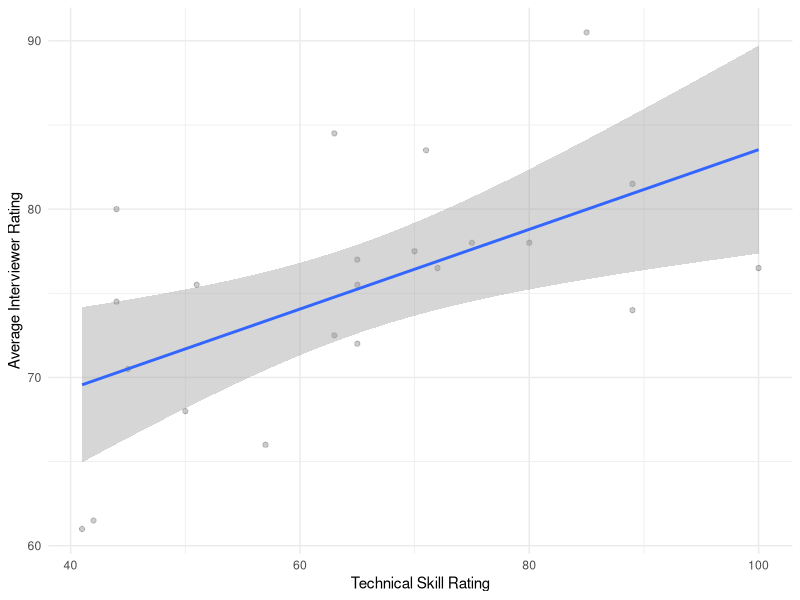
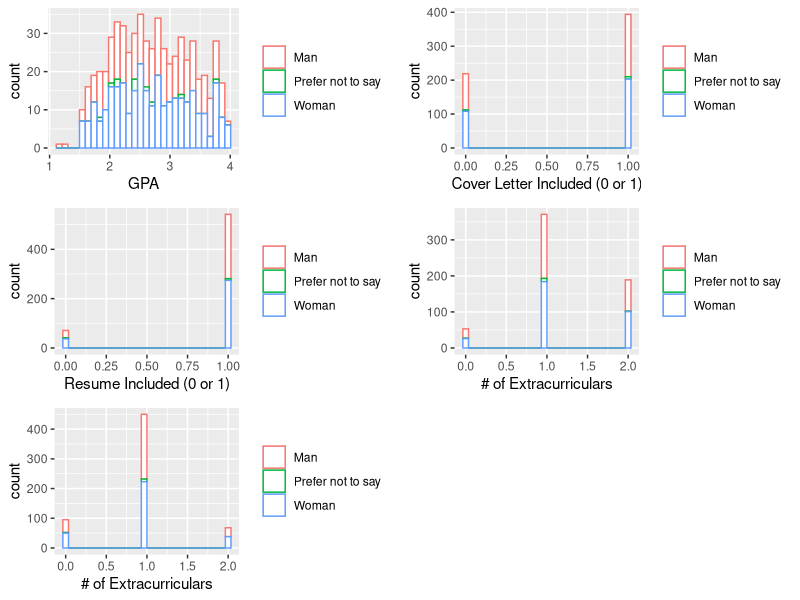
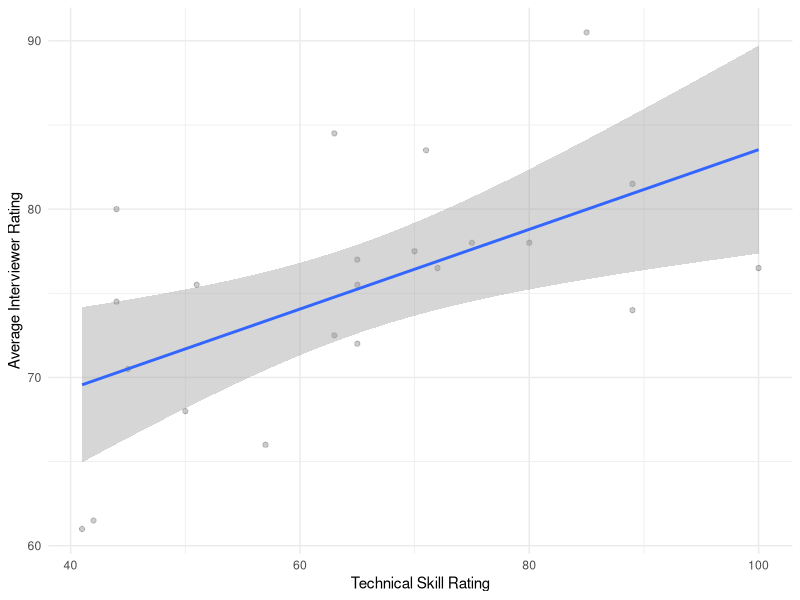
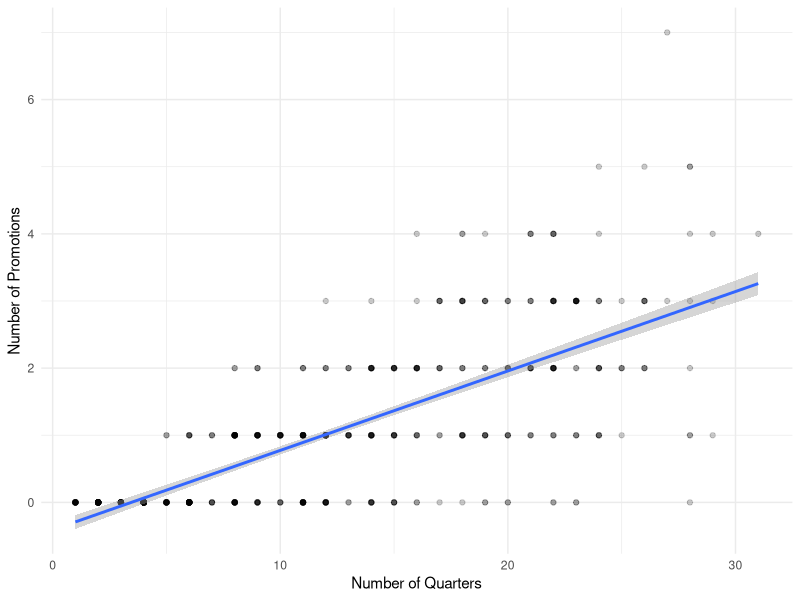
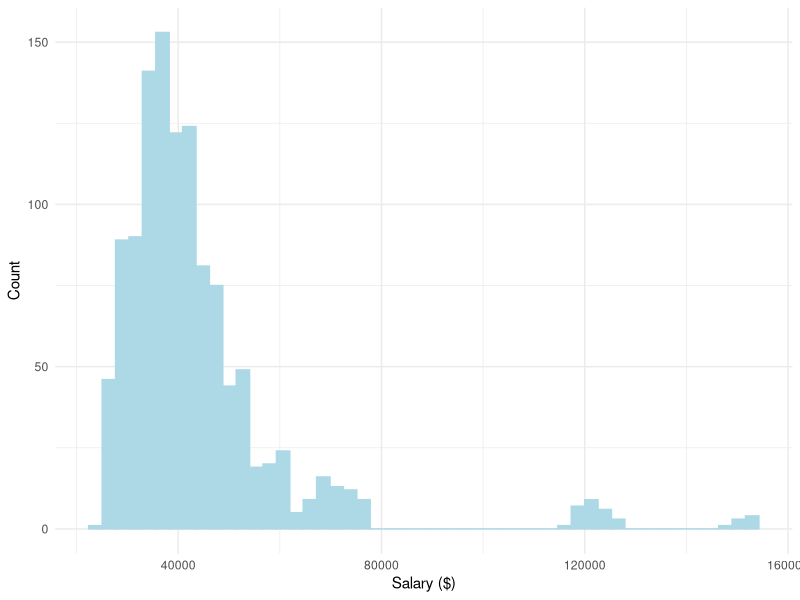
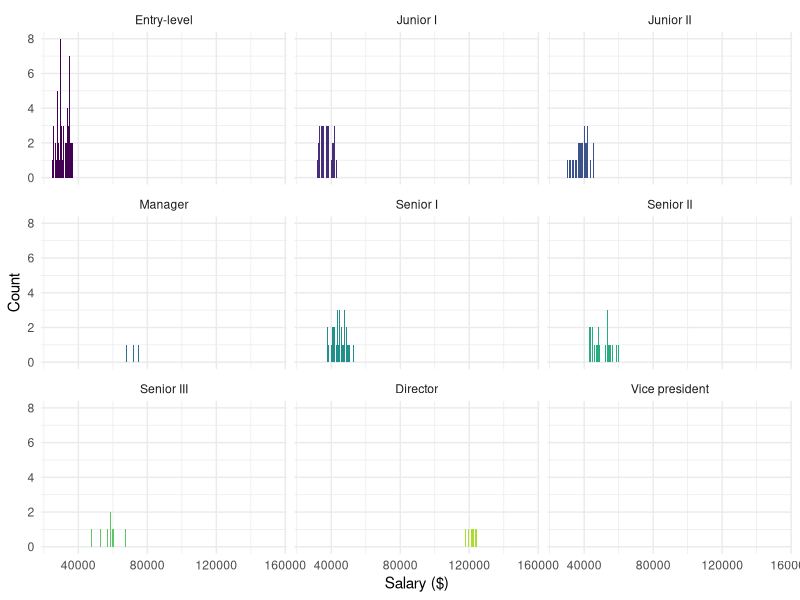
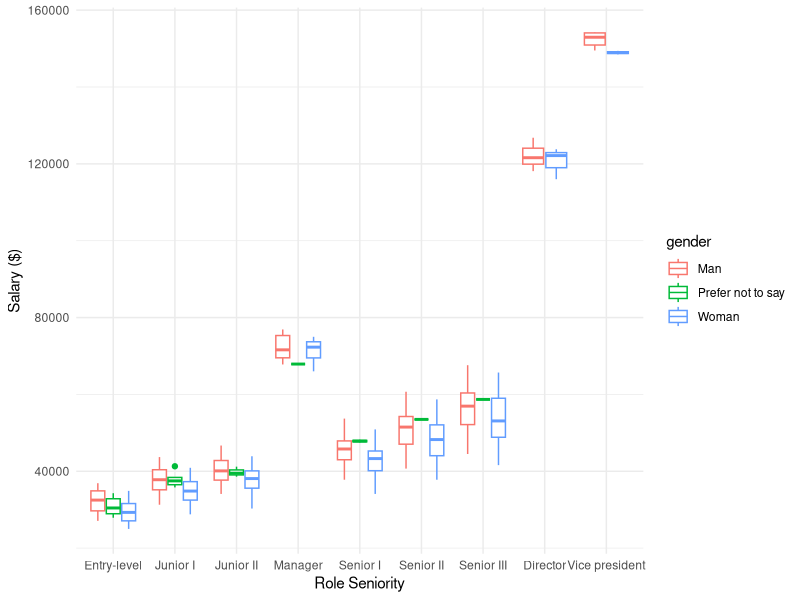

Write the R code that produced these figures, in order.
## ---- chunk 1

dir.create("images") # Create folder for images

# These are the packages you will need for this activity.
packages_needed <- c("tidyverse", "ggpubr", "lme4")

package.check <- lapply(
  packages_needed,
  FUN = function(x) {
    if (!require(x, character.only = TRUE)) {
      install.packages(x, dependencies = TRUE, 
      repos = "https://cloud.r-project.org/") # you may need to change the mirror if 
      # you're in China (and potentially other countries.)
      # Students in China have reported that 
      # "https://mirrors.tuna.tsinghua.edu.cn/CRAN/" worked for them.
    }
  }
)

# Remove objects no longer needed
rm(packages_needed, package.check)

library(tidyverse)

# this should supress all code and messages
knitr::opts_chunk$set(include=FALSE)
## ---- chunk 2
# read in the data
black_saber_current_employees <- read_csv("data/black-saber-current-employees.csv")
phase1 <- read_csv("data/phase1-new-grad-applicants-2020.csv")
phase2 <- read_csv("data/phase2-new-grad-applicants-2020.csv")
phase3 <- read_csv("data/phase3-new-grad-applicants-2020.csv")
final_hires <- read_csv("data/final-hires-newgrad_2020.csv")
## ---- chunk 3
# joining phase 1 and phase 2 datasets
phase12 <- left_join(phase1, phase2, by = "applicant_id")
phase12 <- phase12 %>%
  mutate(in_phase2 = as.integer(!is.na(phase12$technical_skills)))
phase12
## ---- chunk 4
library("ggpubr")
# ricky's plots affirming that stats are equally proportionate across gender.
gpa <- ggplot(aes(x = phase1$gpa, color = phase1$gender), data = phase1) + geom_histogram(fill="white") +
  labs(x = 'GPA', y = 'count') + theme(legend.title = element_blank())
cover_letter <- ggplot(aes(x = phase1$cover_letter, color = phase1$gender), data = phase1) + geom_histogram(fill="white") +
  labs(x = 'Cover Letter Included (0 or 1)', y = 'count') + theme(legend.title = element_blank())
cv <- ggplot(aes(x = phase1$cv, color = phase1$gender), data = phase1) + geom_histogram(fill="white") +
  labs(x = 'Resume Included (0 or 1)', y = 'count') + theme(legend.title = element_blank())
extra <- ggplot(aes(x = phase1$extracurriculars, color = phase1$gender), data = phase1) + geom_histogram(fill="white") +
  labs(x = '# of Extracurriculars') + theme(legend.title = element_blank())
experience <- ggplot(aes(x = phase1$work_experience, color = phase1$gender), data = phase1) + geom_histogram(fill="white") +
  labs(x = '# of Extracurriculars') + theme(legend.title = element_blank())

figure <- ggarrange(gpa, cover_letter, cv, extra, experience,
                    ncol = 2, nrow = 3)
ggsave("images/phase1_proportion.png", width = 8, height = 4)
## ---- chunk 5
# Report p-values
phase12_genderonly <- glm(in_phase2 ~ gender.x, data=phase12, family=binomial(link="logit"))
summary(phase12_genderonly)
## ---- chunk 6
phase12_other <- glm(in_phase2 ~ cover_letter.x + cv.x + gpa.x + extracurriculars.x + work_experience.x, family=binomial("logit"), data=phase12)
summary(phase12_other)
## ---- chunk 7
phase23 <- left_join(phase2, phase3, by = "applicant_id")
phase23 <- phase23 %>%
  mutate(in_phase3 = as.integer(!is.na(phase23$interviewer_rating_1)))
phase23
## ---- chunk 8
phase23_genderonly <- glm(in_phase3 ~ gender, data=phase23, family=binomial(link="logit"))
summary(phase23_genderonly)
## ---- chunk 9
# Looking only at applicants that made it to Phase 3.
phase_2_and_3_left <- left_join(phase3, phase2, by = NULL)

phase_2_and_3_left$avg_rating <- (phase_2_and_3_left$interviewer_rating_1 + phase_2_and_3_left$interviewer_rating_2)/2

# No evidence to conclude that women are less likely to get hired by the two interviewers
model_6 <- lm(avg_rating ~ gender + technical_skills + writing_skills + leadership_presence + speaking_skills, data = phase_2_and_3_left)

# make the table
options(digits=4)

# hard coding values
var = c('Intercept', 'genderWoman', 'technical_skills', 'writing_skills', 'leadership_presence', 'speaking_skills')
estcoeff = c('-2.52643', '0.59138', '0.37174', '0.38024', '2.46911', '2.38571')
pval = c(0.778580, 0.689769, '2.46e-07', 0.000100, '5.96e-05', 0.000734)

# display table
table = cbind(var, estcoeff, pval)
colnames(table) = c("Regression Coefficient", "Estimated Regress. Coeff. Value", "P-value for T-test")
knitr::kable(table, align = c("r","r"))

## ---- chunk 10
ggplot(mapping=aes(x = technical_skills, y = avg_rating), data = phase_2_and_3_left) +
geom_point(alpha = 0.2) +
geom_smooth(method='lm') +
labs(x = "Technical Skill Rating", y = "Average Interviewer Rating") +
theme_minimal()

ggsave("images/technical_skill_vs_rating.png", width = 5, height = 3)
## ---- chunk 11
library(lme4)

leadership_levels <- c("Needs improvement", "Appropriate for level", "Exceeds expectations")

df <- black_saber_current_employees %>%
  mutate(leadership_int = as.numeric(factor(leadership_for_level, levels = leadership_levels))) %>%
  group_by(employee_id) %>%
  summarize(gender = first(gender), 
            team = first(team), 
            leadership = mean(leadership_int), 
            productivity = mean(productivity), 
            n_promotions = n_distinct(role_seniority) - 1,
            n_quarters = n()) %>%
  mutate(team = as.factor(team), gender = as.factor(gender))
## ---- chunk 12
quarters_vs_promotions_plot <- df %>%
  ggplot(mapping=aes(x = n_quarters, y = n_promotions)) +
  geom_point(alpha = 0.2) +
  geom_smooth(method='lm') +
  labs(x = "Number of Quarters", y = "Number of Promotions") +
  theme_minimal()

ggsave("images/quarters_vs_promotions.png", width = 3, height = 2)
## ---- chunk 13
m1 <- lme4::glmer(n_promotions ~ (1|team) + offset(log(n_quarters)), data = df, family = poisson("log"))
m2 <- lme4::glmer(n_promotions ~ gender + (1|team) + offset(log(n_quarters)), data = df, family = poisson("log"))
m3 <- lme4::glmer(n_promotions ~ gender + productivity + (1|team) + offset(log(n_quarters)), data = df, family = poisson("log"))

anova(m1, m2, m3)

m4 <- lme4::glmer(n_promotions ~ gender + leadership + (1|team) + offset(log(n_quarters)), data = df, family = poisson("log"))

anova(m2, m4)
summary(m4)
## ---- chunk 14
# round(exp(confint(m4)), 4)

# make the table
options(digits=4)

# hard coding values
var = c('.sig01', '(Intercept)', 'genderWoman', 'leadership')
ci_1 = c(1.0000, 0.0014, 0.6553, 1.3748)
ci_2 = c(1.1522, 0.0487, 0.9864, 7.5495)

# display table
table = cbind(var, ci_1, ci_2)
colnames(table) = c("Variable", "2.5% CI", "97.5% CI")
knitr::kable(table, align = c("r","r"))
## ---- chunk 15

leadership_levels <- c("Needs improvement", "Appropriate for level", "Exceeds expectations")
role_levels <- c("Entry-level", "Junior I", "Junior II", "Manager", "Senior I", "Senior II", "Senior III", "Director", "Vice president")

salary_df <- black_saber_current_employees %>%
  mutate(leadership_int = as.numeric(factor(leadership_for_level, levels = leadership_levels))) %>%
  mutate(salary = as.numeric(gsub("[\\$,]", "", salary))) %>%
  group_by(employee_id, role_seniority) %>%
  summarize(gender = first(gender), 
            team = first(team),
            leadership = mean(leadership_int),
            productivity = mean(productivity),
            salary = mean(salary)) %>%
  mutate(team = as.factor(team), gender = as.factor(gender)) %>%
  mutate(role_seniority = factor(role_seniority, levels = role_levels, ordered = TRUE))

head(salary_df)
## ---- chunk 16
salary_histogram <- salary_df %>%
  ggplot(aes(x = salary)) +
  geom_histogram(bins=50, color="lightblue", fill="lightblue") +
  labs(x = "Salary ($)", y = "Count") +
  theme_minimal()

ggsave("images/salary_histogram.png", width = 5, height = 2)

salary_grid <- salary_df %>% 
  count(role_seniority, salary) %>% 
  ggplot(aes(x = salary, y = n, fill = role_seniority)) +
  geom_bar(stat="identity") +
  facet_wrap(~role_seniority) +
  theme_minimal() +
  labs(x = "Salary ($)", y = "Count") +
  theme(legend.position = "none")

ggsave("images/salary_grid.png", width = 6, height = 3)
## ---- chunk 17
salary_seniority_boxplot <- salary_df %>%
  ggplot(aes(x = role_seniority,
  y = salary,
  color=gender)) +
  geom_boxplot() +
  labs(x = "Role Seniority", y = "Salary ($)") +
  theme_minimal()

ggsave("images/salary_seniority_boxplot.png", width = 8, height = 3)
## ---- chunk 18

model0 <- lme4::lmer(salary ~ (1|team) + (1|role_seniority), data = salary_df)
model1 <- lme4::lmer(salary ~ gender + (1|team) + (1|role_seniority), data = salary_df)
model2 <- lme4::lmer(salary ~ leadership + gender + (1|team) + (1|role_seniority), data = salary_df)
model3 <- lme4::lmer(salary ~ productivity + leadership + gender + (1|team) + (1|role_seniority), data = salary_df)
model4 <- lme4::lmer(salary ~ leadership + (1|team) + (1|role_seniority), data = salary_df)
## ---- chunk 19
lmtest::lrtest(model0, model1)
lmtest::lrtest(model1, model2)
lmtest::lrtest(model2, model3)
lmtest::lrtest(model2, model4)
## ---- chunk 20
# summary(model2)
# round(confint(model2), 2)


options(digits=4)
# hard coding values
var = c('leadership', 'genderPrefer not to say', 'genderWoman')
ci_1 = c(744, -1065, -1893)


# display table
table1 = cbind(var, ci_1)
colnames(table1) = c("Variable", "Estimate")
knitr::kable(table1, align = c("r","r"))


# hard coding values
var = c('genderWoman', 'leadership')
ci_1 = c(-2335.9, -393.8)
ci_2 = c(-1449.5, 1881.4)

# display table
table2 = cbind(var, ci_1, ci_2)
colnames(table2) = c("Variable", "2.5% CI", "97.5% CI")
knitr::kable(table2, align = c("r","r"))
